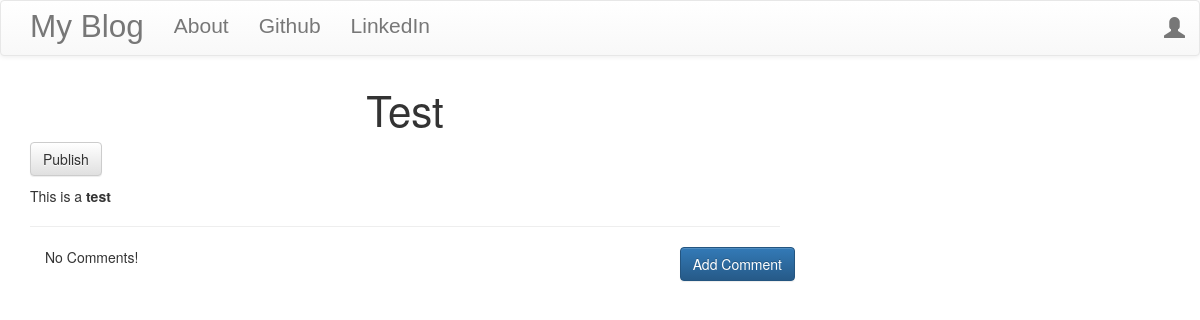
Page /post/1 on the earlier database version.
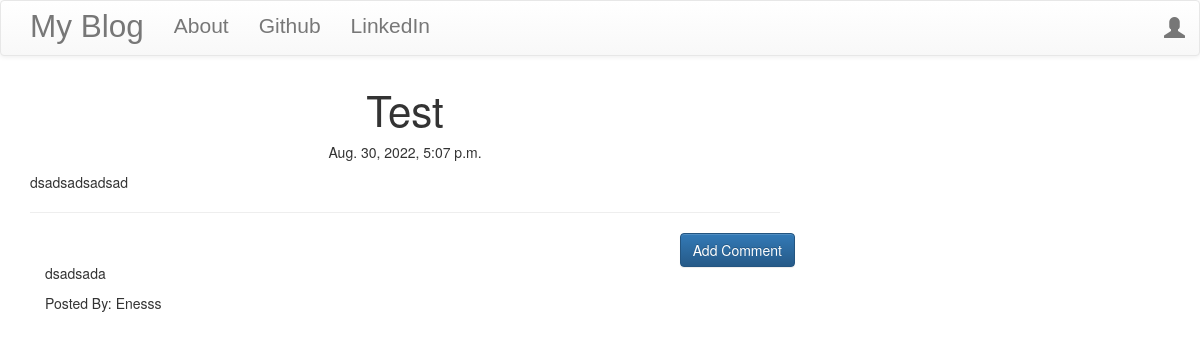
Same page on the later database version.
### blog/models.py (models this page shows, shortened)
class Post(models.Model):
    author = models.ForeignKey('auth.User',on_delete = models.CASCADE)
    title = models.CharField(max_length=200)
    text = models.TextField()
    create_date = models.DateTimeField(default=timezone.now)
    published_date = models.DateTimeField(blank=True,null=True)

class Comment(models.Model):
    post = models.ForeignKey('blog.post',related_name='comments',on_delete = models.CASCADE)
    author = models.CharField(max_length=200)
    text = models.TextField()
    create_date = models.DateTimeField(default=timezone.now)
    approved_comment = models.BooleanField(default=False)

### blog/views.py (the view)
# urls.py: path('post/<int:pk>',views.PostDetailView.as_view(),name='post_detail'),
class PostDetailView(DetailView):
    model = Post

### blog/templates/blog/post_detail.html (shortened to what this page needs)
{% extends "blog/base.html" %}
{% block content %}
    <h1 class="posttitle loader">{{post.title}}</h1>
    {% if post.published_date %}
        <div class="date postdate">
            {{post.published_date}}
        </div>
    {% else %}
        <a class="btn btn-default" href="{% url 'post_publish' pk=post.pk %}">Publish</a>
    {% endif %}
    <p class="postcontent">{{post.text|safe|linebreaksbr}}</p>
    <hr>
    <a class="btn btn-primary btn-comment" href="{% url 'add_comment_to_post' pk=post.pk %}">Add Comment</a>
    <div class="container">
        {% for comment in post.comments.all %}
        <br>
            {% if user.is_authenticated or comment.approved_comment %}
                <p>{{comment.text|safe|linebreaks}}</p>
                <p>Posted By: {{comment.author}}</p>
            {% endif %}
            {% empty %}
            <p>No Comments!</p>
        {% endfor %}
    </div>
{% endblock %}

Differences in the rows shown:
changed Post "Test": published_date (not shown) → "Aug. 30, 2022, 5:07 p.m."; text "This is a test" → "dsadsadsadsad"
added Comment: text "dsadsada", author "Enesss"
Other differences:
text no longer shown: "Publish No Comments!"
